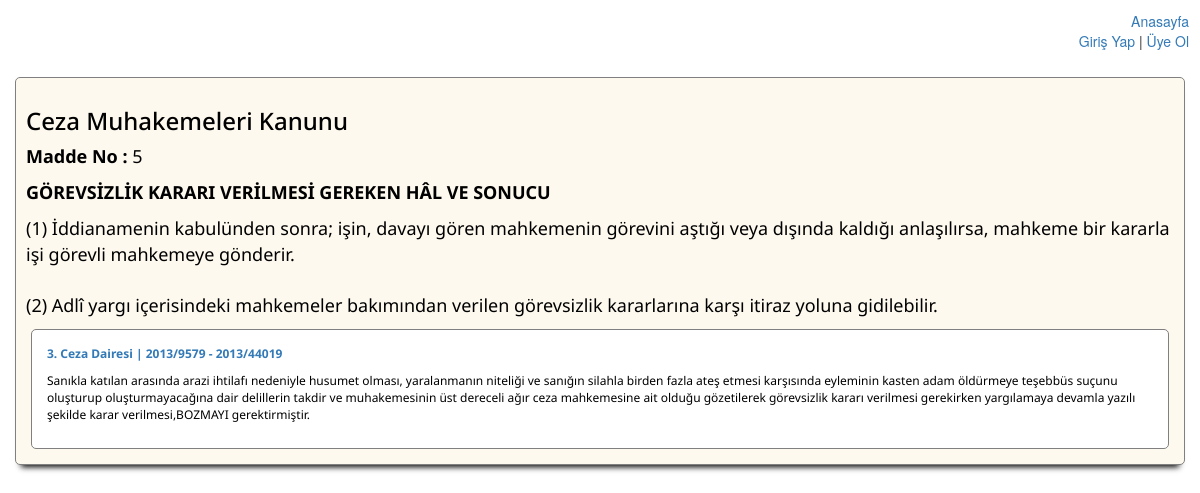
Page /tekanungoster.php?ilgili=Ceza Muhakemeleri Kanunu - 5 on the committed database.
### tables this page shows
CREATE TABLE IF NOT EXISTS `kanun` (
  `id` int(11) NOT NULL AUTO_INCREMENT,
  `kanunadi` varchar(255) NOT NULL,
  `kanunno` int(11) NOT NULL,
  `maddeno` int(11) NOT NULL,
  `madde` text NOT NULL,
  `ilgiliserh` varchar(255) NOT NULL,
  `bilgibaslik` varchar(255) NOT NULL,
  PRIMARY KEY (`id`),
  KEY `ilgiliserh` (`ilgiliserh`),
  KEY `maddeno` (`maddeno`),
  KEY `kanunadi` (`kanunadi`),
  KEY `kanunno` (`kanunno`),
  KEY `bilgibaslik` (`bilgibaslik`),
  FULLTEXT KEY `ilgiliserh_2` (`ilgiliserh`)
);

CREATE TABLE IF NOT EXISTS `serh` (
  `id` int(11) NOT NULL AUTO_INCREMENT,
  `daire` varchar(255) NOT NULL,
  `esasno` varchar(100) NOT NULL,
  `kararno` varchar(100) NOT NULL,
  `ozet` text NOT NULL,
  `serh` longtext NOT NULL,
  `ilgili` varchar(255) NOT NULL,
  PRIMARY KEY (`id`),
  KEY `ilgili` (`ilgili`),
  KEY `daire` (`daire`)
);

### tekanungoster.php (the view, shortened to what this page needs)
<?php include('baglan.php'); ?>
<!DOCTYPE html PUBLIC "-//W3C//DTD XHTML 1.0 Transitional//EN" "http://www.w3.org/TR/xhtml1/DTD/xhtml1-transitional.dtd">
<html xmlns="http://www.w3.org/1999/xhtml" xml:lang="en">
<head>
	<link rel="stylesheet" href="css/ozel.css" />
	<link rel="stylesheet" href="css/bootstrap.min.css" />
</head>
<body>
	<?php
	include('dmenu.php');
		$gelenserh = $_GET['ilgili'];
		$sorgulagetir = mysqli_query($baglan, "select * from kanun where ilgiliserh = '$gelenserh'");
		$sorgu = mysqli_fetch_array($sorgulagetir);
		extract($sorgu);
		echo "<div style='font-family:Noto Sans' class='tekkanunkutu'> <h3>$kanunadi</h3>
		<p><b>Madde No :</b> $maddeno </p>
		<p>$madde </p>";
			$ilgiliserhigetir = mysqli_query($baglan, "select * from serh where ilgili = '$ilgiliserh'");
			while ($ilgili = mysqli_fetch_array($ilgiliserhigetir)) {
				extract($ilgili);
				echo "<div style='border-style:solid; border-color:gray; border-width:1px; font-size:12px; padding:15px; margin:5px; background-color:#fff; border-radius:5px;'>
					<p><b><a href='serhgoster.php?id=$id'>$daire | $esasno - $kararno</a></b></p>
					<p>$ozet</p>
				</div>";
			}
		echo "</div>";
	 ?>
</body>
</html>

### css/ozel.css (style rules this page uses)
body { font-family: Raleway; }
body { list-style: none; }
.tekkanunkutu { border-width: 2px; border-color: gray; background-color: #FDF9EE; color:#000; padding:10px; font-size: 18px; border-radius: 5px; margin:15px; -webkit-box-shadow: 0 8px 6px -6px black; -moz-box-shadow: 0 8px 6px -6px black; box-shadow: 0 8px 6px -6px black; border:1px solid gray; }

### rows in the picture
kanun: kanunadi "Ceza Muhakemeleri Kanunu", maddeno "5", madde "GÖREVSİZLİK KARARI VERİLMESİ GEREKEN HÂL VE SONUCU (1) İddianamenin kabulünden sonra; işin, davayı gören mahkemenin görevini aştığı veya dışında kaldığı anlaşılırsa, mahkeme bir kararla işi görevli mahkemeye gönderir. (2) Adlî yargı içerisindeki mahkemeler bakımından verilen görevsizlik kararlarına karşı itiraz yoluna gidilebilir."
serh: daire "3. Ceza Dairesi", esasno "2013/9579", kararno "2013/44019", ozet "Sanıkla katılan arasında arazi ihtilafı nedeniyle husumet olması, yaralanmanın niteliği ve sanığın silahla birden fazla ateş etmesi karşısında eyleminin kasten adam öldürmeye teşebbüs suçunu oluşturup oluşturmayacağına dair delillerin takdir ve muhakemesinin üst dereceli ağır ceza mahkemesine ait olduğu gözetilerek görevsizlik kararı verilmesi gerekirken yargılamaya devamla yazılı şekilde karar verilmesi,BOZMAYI gerektirmiştir."
